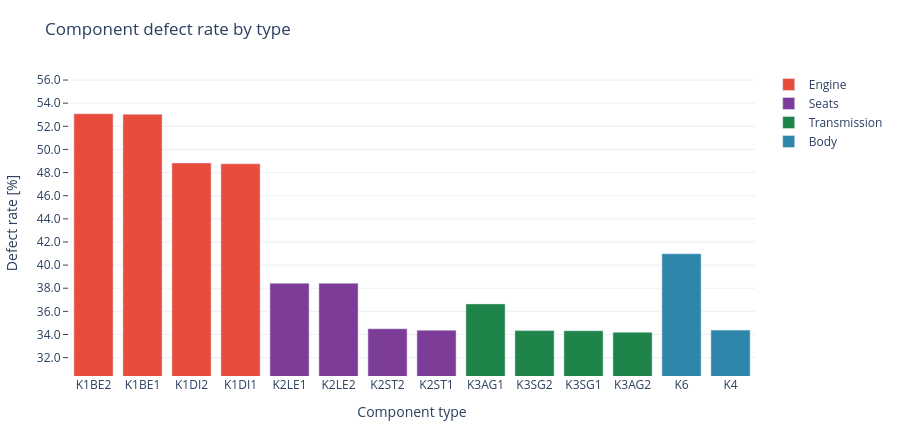

The notebook cell this image was saved under:
### Markdown cell above
## 11.1 Component Types

The first chart pools supplier plants and compares the effective defect rate of each component type. Colour identifies the role. This shows whether Engine, Seats, Transmission, or Body variants contribute differently to the final vehicle result.

### Code cell
component_by_type = (
    component_quality.groupby(["Komponententyp", "Komponentenrolle"], dropna=False)
    .agg(Anzahl=("Anzahl", "sum"), Fehler=("Fehler", "sum"))
    .reset_index()
)
component_by_type["Fehlerquote"] = (
    component_by_type["Fehler"] / component_by_type["Anzahl"]
)
component_by_type["Quote_pct"] = component_by_type["Fehlerquote"] * 100
# The role names are already stored in English in component_quality.
component_by_type["Role"] = component_by_type["Komponentenrolle"]
component_by_type = component_by_type.sort_values(
    "Fehlerquote", ascending=False
).reset_index(drop=True)

component_type_figure = px.bar(
    component_by_type,
    x="Komponententyp",
    y="Quote_pct",
    color="Role",
    color_discrete_map=ROLE_COLORS,
    category_orders={"Role": ROLE_ORDER},
    custom_data=["Anzahl", "Fehler"],
    title="Component defect rate by type",
    labels={
        "Komponententyp": "Component type",
        "Quote_pct": "Defect rate [%]",
        "Role": "Role",
    },
)
component_type_figure.update_traces(
    hovertemplate=(
        "<b>%{x}</b><br>Rate: %{y:.2f} %"
        "<br>Items: %{customdata[0]:,.0f}"
        "<br>Defects: %{customdata[1]:,.0f}<extra></extra>"
    )
)
style_figure(component_type_figure)
component_type_figure.update_yaxes(
    title="Defect rate [%]",
    **rate_axis(component_by_type["Quote_pct"], percent_points=True),
)
component_type_figure.show()
component_by_type

### Figure 1 — Plotly figure (JSON) as saved in the notebook; plotly's stock layout.template omitted (floating-point values rounded to 4 significant figures)
{"data": [{"customdata": [[269276, 142954], [988420, 524272], [243078, 118706], [988744, 482094]], "hovertemplate": "<b>%{x}</b><br>Rate: %{y:.2f} %<br>Items: %{customdata[0]:,.0f}<br>Defects: %{customdata[1]:,.0f}<extra></extra>", "legendgroup": "Engine", "marker": {"color": "#E74C3C", "pattern": {"shape": ""}}, "name": "Engine", "orientation": "v", "showlegend": true, "textposition": "auto", "type": "bar", "x": ["K1BE2", "K1BE1", "K1DI2", "K1DI1"], "xaxis": "x", "y": [53.09, 53.04, 48.83, 48.76], "yaxis": "y"}, {"customdata": [[395897, 152173], [102811, 39515], [409543, 141293], [1581267, 543562]], "hovertemplate": "<b>%{x}</b><br>Rate: %{y:.2f} %<br>Items: %{customdata[0]:,.0f}<br>Defects: %{customdata[1]:,.0f}<extra></extra>", "legendgroup": "Seats", "marker": {"color": "#7D3C98", "pattern": {"shape": ""}}, "name": "Seats", "orientation": "v", "showlegend": true, "textposition": "auto", "type": "bar", "x": ["K2LE1", "K2LE2", "K2ST2", "K2ST1"], "xaxis": "x", "y": [38.44, 38.43, 34.5, 34.38], "yaxis": "y"}, {"customdata": [[395440, 144910], [409700, 140676], [1581724, 542932], [102654, 35098]], "hovertemplate": "<b>%{x}</b><br>Rate: %{y:.2f} %<br>Items: %{customdata[0]:,.0f}<br>Defects: %{customdata[1]:,.0f}<extra></extra>", "legendgroup": "Transmission", "marker": {"color": "#1E8449", "pattern": {"shape": ""}}, "name": "Transmission", "orientation": "v", "showlegend": true, "textposition": "auto", "type": "bar", "x": ["K3AG1", "K3SG2", "K3SG1", "K3AG2"], "xaxis": "x", "y": [36.65, 34.34, 34.33, 34.19], "yaxis": "y"}, {"customdata": [[512354, 209961], [1977164, 679721]], "hovertemplate": "<b>%{x}</b><br>Rate: %{y:.2f} %<br>Items: %{customdata[0]:,.0f}<br>Defects: %{customdata[1]:,.0f}<extra></extra>", "legendgroup": "Body", "marker": {"color": "#2E86AB", "pattern": {"shape": ""}}, "name": "Body", "orientation": "v", "showlegend": true, "textposition": "auto", "type": "bar", "x": ["K6", "K4"], "xaxis": "x", "y": [40.98, 34.38], "yaxis": "y"}], "layout": {"barmode": "relative", "height": 430, "legend": {"title": {"text": ""}, "tracegroupgap": 0}, "margin": {"b": 50, "l": 50, "r": 30, "t": 70}, "paper_bgcolor": "white", "plot_bgcolor": "white", "title": {"text": "Component defect rate by type"}, "xaxis": {"anchor": "y", "domain": [0, 1], "showgrid": false, "title": {"text": "Component type"}}, "yaxis": {"anchor": "x", "domain": [0, 1], "dtick": 2, "gridcolor": "#EAF0F4", "range": [30.41, 56.87], "tickformat": ".1f", "ticks": "outside", "title": {"text": "Defect rate [%]"}, "zeroline": false}}}
